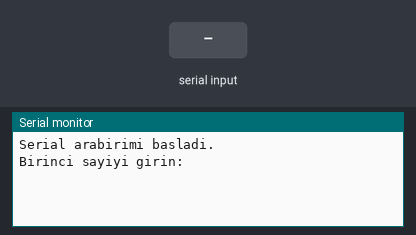
This sketch was run on a simulated Arduino Uno, built with avr-gcc and run on an emulated ATmega328P. On the bench: the last lines printed to the serial monitor. The inputs (shaded band) are chosen by the test bench.

Above: at 1.2 s.
1.3 s: "90,45\n" received over Serial
At 2.61 s:
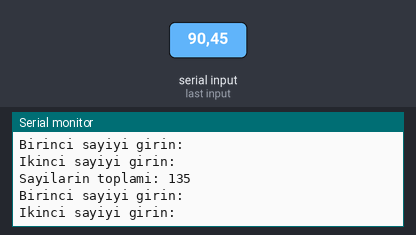
2.8 s: "30,150\n" received over Serial
At 4.9 s:
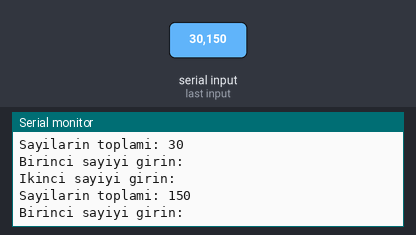

Measured:
- after the input at 1.3 s, the serial monitor: prints a new line at once (image 1)
- after the input at 2.8 s, the serial monitor: prints a new line at once (image 2)

The sketch:

4-serial-parseint-iki-sayi-topla.ino
```cpp
int sayi1 = 0;
int sayi2 = 0;
void setup() {
  Serial.begin(9600);
  Serial.println("Serial arabirimi basladi.");
}
void loop() {
  Serial.println("Birinci sayiyi girin:");
  while (Serial.available() == 0);
  sayi1 = Serial.parseInt();

  Serial.println("Ikinci sayiyi girin:");
  while (Serial.available() == 0);
  sayi2 = Serial.parseInt();

  Serial.print("Sayilarin toplami: ");
  Serial.println(sayi1 + sayi2);
}
```
